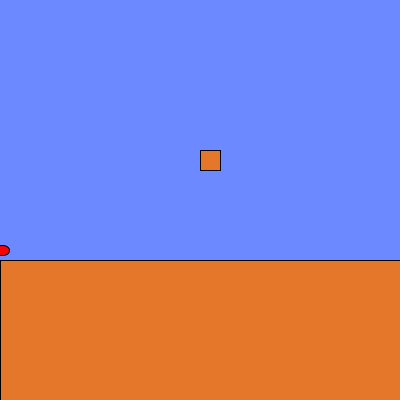
Frame 1 (no input)
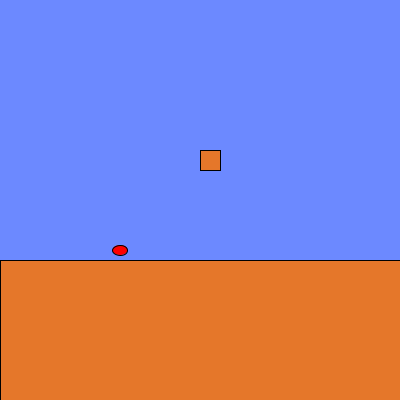
Frame 60 (the mouse pressed at the canvas centre just before this capture)
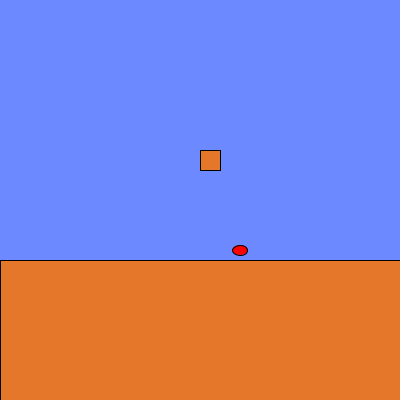
Frame 120 (the mouse held since frame 60 and released just before this capture)

The Processing sketch that drew these frames (run headless with seeded random() and noise(); from frame 60 on, the mouse is pressed at the canvas centre):

// Processing sketch: week08_8
// ── week08_8.pde
void setup(){
  size(400,400);
}
float marioX,marioY=250,vx=2,vy=-20;
void draw(){
  background(108,137,255);
  marioX+=vx;
  if(flying){
  marioY+=vy;
  vy+=0.98;
  if(marioY>=250){
    marioY=250;
    flying=false;
  }
  }
  fill(255,0,0);ellipse(marioX,marioY,15,10);
  fill(229,119,42);rect(0,260,400,150);
  fill(229,119,42);rect(200,150,20,20);
  if(hitBox(200,150,20,20)){
  if(vy>0){
    marioY=150-10;
    flying=false;
  }else{
    vy=0;
    marioY=150+20+10;
   }
  }
}
boolean hitBox(int x,int y,int w,int h){
if(x-7<marioX && marioX<x+w+7 && y-10<marioY && marioY<y+h+10)return true;
else return false;
}
boolean flying=false;
void keyPressed(){
  if(keyCode==RIGHT) vx=2;
  if(keyCode==LEFT) vx=-2;
  if(keyCode==UP&&flying==false) {
  vy=-20;
  flying=true;
}
}
void keyReleased(){
  if(keyCode==LEFT||keyCode==RIGHT)vx=0;
}
